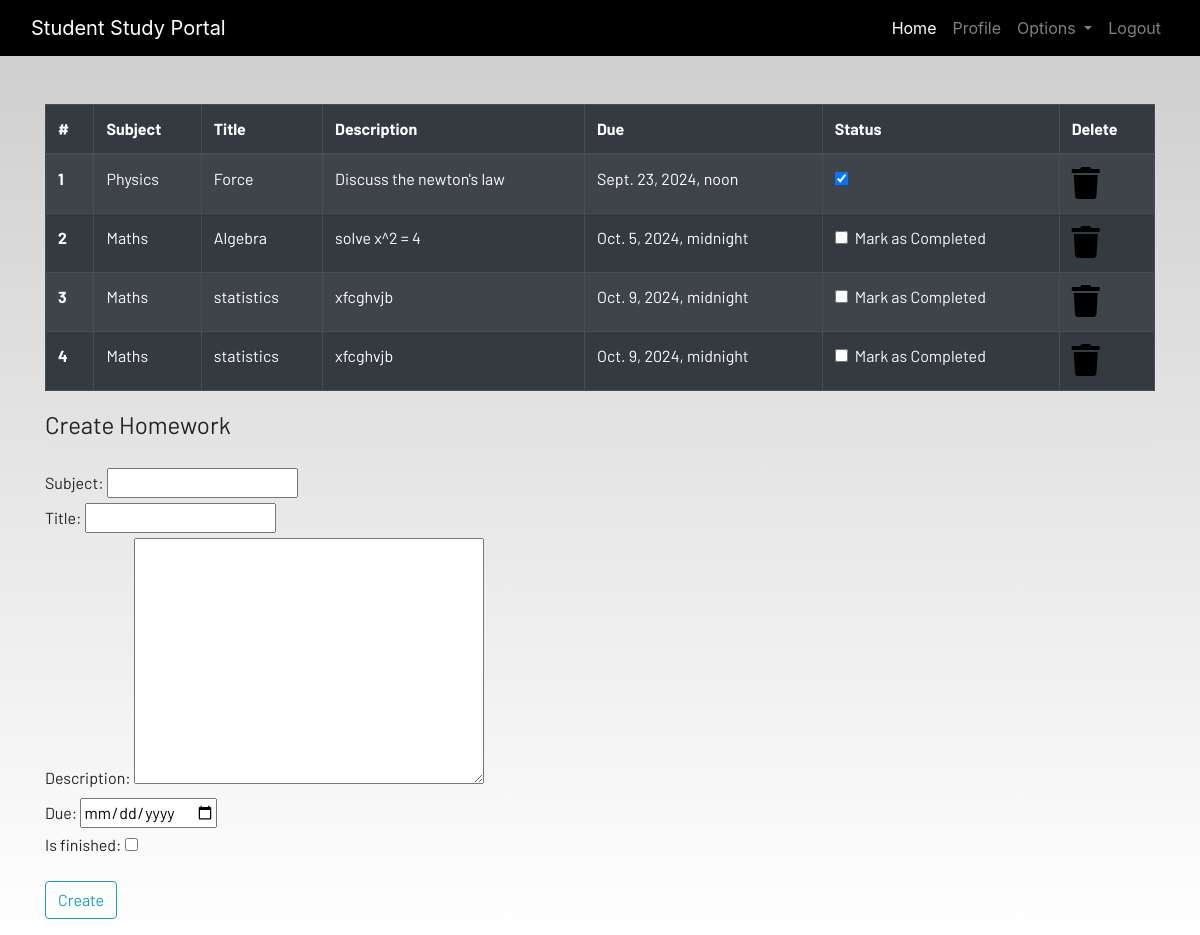
The page /homework (signed in) on the database its author committed.
### dashboard/models.py (models this page shows, shortened)
class Homework(models.Model):
    user = models.ForeignKey(User,on_delete=models.CASCADE)
    subject = models.CharField(max_length=50)
    title = models.CharField(max_length=100)
    description = models.TextField()
    due = models.DateTimeField()
    is_finished = models.BooleanField(default=False)

### dashboard/views.py (the view, shortened to what this page needs)
# urls.py: path('homework', views.homework, name="homework"),
@login_required
def homework(request):
    form = HomeworkForm()  # Initialize the form outside the POST block
    homework = Homework.objects.filter(user=request.user)
    homework_done = len(homework) == 0
    context = {
        'homeworks': homework,
        'homeworks_done': homework_done,
        'form': form,  # Make sure form is passed to the template
    }
    return render(request, 'dashboard/homework.html', context)

### dashboard/forms.py
class HomeworkForm(forms.ModelForm):
    class Meta:
        model = Homework
        widgets = {'due':DateInput()}
        fields = ['subject','title','description','due','is_finished']

### dashboard/templates/dashboard/homework.html (shortened to what this page needs)
{% extends 'dashboard/base.html' %}
{% load static %}
{% load crispy_forms_tags %}
{% block content %}
<div class="container">
{% if not homework_done %}
    <table class="table table-striped table-bordered table-hover table-dark">
        <thead>
            <tr>
                <th scope="col">#</th>
                <th scope="col">Subject</th>
                <th scope="col">Title</th>
                <th scope="col">Description</th>
                <th scope="col">Due</th>
                <th scope="col">Status</th>
                <th scope="col">Delete</th>
            </tr>
        </thead>
        <tbody>
        {% for homework in homeworks %}
            <tr>
                <th scope="row">{{forloop.counter}}</th>
                <td>{{homework.subject}}</td>
                <td>{{homework.title}}</td>
                <td>{{homework.description}}</td>
                <td>{{homework.due}}</td>
                <td>
                    <a href="{% url 'update-homework' homework.id %}">
                        <div class="form-check">
                        {% if homework.is_finished == True %}
                            <input class="form-check-input" type="checkbox" value="" checked >
                            {% else %}
                           <input class="form-check-input" type="checkbox" value=""  >
                            <label class="form-check-label text-light" for="flexCheckDefault">
                                Mark as Completed
                            </label>
                            {% endif %}
                        </div>
                    </a>
                </td>
                <td><a href="{% url 'delete-homework' homework.id %}"><i class="fa fa-trash fa-2x"></i></a></td>
            </tr>
            {% endfor %}
        </tbody>
    </table>
    {% else %}
    <h4>All homeworks are completed!! Create to have more!!</h4>
    {% endif %}
</div>
<div class=" container">
    <form method="POST">
        <fieldset class="form-group">
            <legend class="border-bottom mb-4">Create Homework</legend>
            {{form}}
        </fieldset>
        <div class="form-group">
            <button href="" class="btn btn-outline-info" type="submit" id='myButton'>
                Create
            </button>
        </div>
    </form>
</div>
{% endblock content %}

### dashboard/templates/dashboard/base.html (shortened to what this page needs)
<!DOCTYPE html>
{% load static %}
<html lang="en">
<head>
  <link rel="stylesheet" href="https://stackpath.bootstrapcdn.com/bootstrap/4.3.1/css/bootstrap.min.css"
 />
  <link rel="stylesheet" href="https://use.fontawesome.com/releases/v5.7.2/css/all.css"
 />
  <link rel="stylesheet" href="{% static 'css/main.css' %}" />
</head>
<body>
  <header>
    <nav class="navbar navbar-expand-lg navbar-dark bg-dark">
      <div class="container-fluid">
        <a class="navbar-brand" href="{% url 'home' %}">Student Study Portal</a>
        <div class="collapse navbar-collapse justify-content-end" id="navbarSupportedContent">
          <ul class="navbar-nav mb-2 mb-lg-0">
            <li class="nav-item">
              <a class="nav-link active" aria-current="page" href="{% url 'home' %}">Home</a>
            </li>
            {% if user.is_authenticated %}
            <li class="nav-item">
              <a class="nav-link" href="{% url 'profile' %}">Profile</a>
            </li>
            <li class="nav-item dropdown">
              <a class="nav-link dropdown-toggle" href="#" id="navbarDropdown" role="button" data-toggle="dropdown"
                aria-haspopup="true" aria-expanded="false">
                Options
              </a>
            </li>
            <li class="nav-item">
              <a class="nav-link" href="{% url 'logout' %}">Logout</a>
            </li>
             {% endif %}
          </ul>
        </div>
      </div>
    </nav>
  </header>
  <br /><br />
  <main>
    {% block content %}
    {% endblock content %}
  </main>
</body>
</html>

### static/css/main.css (style rules this page uses)
html { scroll-behavior: smooth; height: 100%; width: 100%; }
main { font-family: Barlow, Quicksand, Rubik, sans-serif, serif, 'Times New Roman', Times, serif !important; }
.navbar { background-color: rgb(0, 0, 0) !important; }
a { text-decoration: none !important; color: black; }
html, body { max-width: 100%; overflow-x: hidden; height: 100%; width: 100%; }
body { background: linear-gradient(rgba(0, 0, 0, 0.2), rgba(255, 255, 255, 0.5)); overflow-x: hidden; background-repeat: no-repeat; }
.fa { color: black; }
.btn { pointer-events: auto; }

### rows shown on the page
Homework: subject "Physics", title "Force", description "Discuss the newton's law", due "Sept. 23, 2024, noon"
Homework: subject "Maths", title "Algebra", description "solve x^2 = 4", due "Oct. 5, 2024, midnight"
Homework: subject "Maths", title "statistics", description "xfcghvjb", due "Oct. 9, 2024, midnight"
Homework: subject "Maths", title "statistics", description "xfcghvjb", due "Oct. 9, 2024, midnight"
